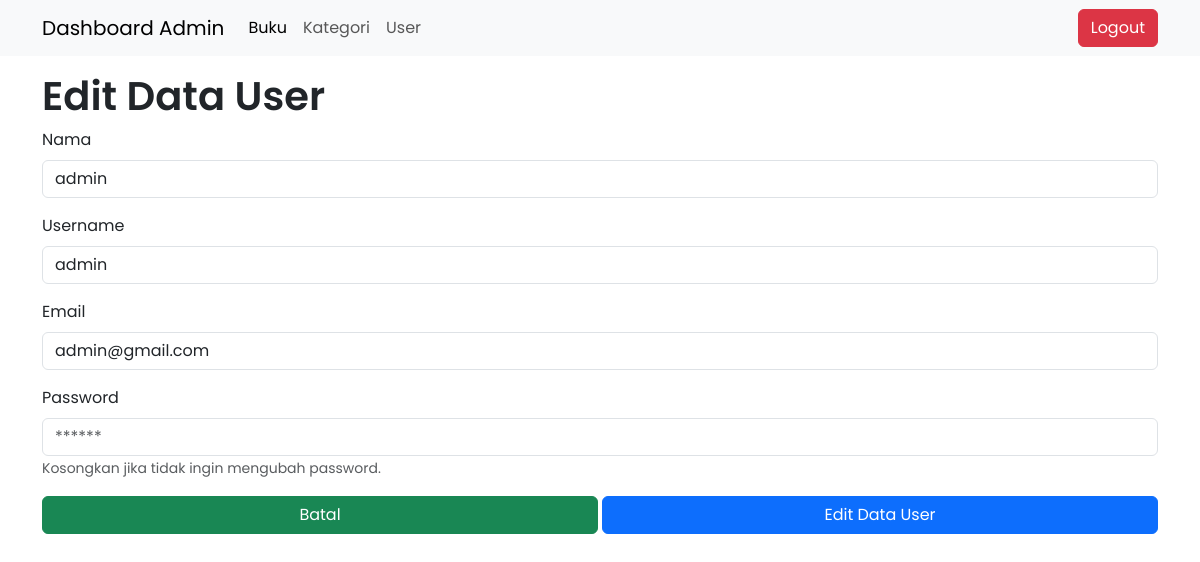
/admin/edit_user.php?id_user=1, run on the app's committed database.
### tables this page shows
CREATE TABLE `users` (
  `id` int(11) NOT NULL,
  `nama` varchar(50) NOT NULL,
  `username` varchar(50) NOT NULL,
  `email` varchar(50) NOT NULL,
  `password` varchar(255) NOT NULL,
  `role` enum('admin','user') NOT NULL
);

### config/controller.php (called while the page is built, shortened)
<?php
function select($query)
{
    global $db;
    $result = mysqli_query($db, $query);
    $rows = [];
    while ($row = mysqli_fetch_assoc($result)) {
        $rows[] = $row;
    }
    return $rows;
}

### admin/edit_user.php (the view, shortened to what this page needs)
<?php
include '../layouts/admin_header.php';
$id_user = (int)$_GET['id_user'];
$user = select("SELECT * FROM users WHERE id = $id_user")[0];
?>
<div class="container mt-3">
    <h1 class="fw-semibold">Edit Data User</h1>
    <form action="" method="post">
        <div class="mb-3">
            <label for="nama" class="form-label">Nama</label>
            <input type="text" class="form-control" id="nama" name="nama" value="<?= htmlspecialchars($user['nama']) ?>" required>
        </div>
        <div class="mb-3">
            <label for="username" class="form-label">Username</label>
            <input type="text" class="form-control" id="username" name="username" value="<?= htmlspecialchars($user['username']) ?>" required>
        </div>
        <div class="mb-3">
            <label for="email" class="form-label">Email</label>
            <input type="email" class="form-control" id="email" name="email" value="<?= htmlspecialchars($user['email']) ?>" required>
        </div>
        <div class="mb-3">
            <label for="password" class="form-label">Password</label>
            <input type="password" class="form-control" id="password" name="password" placeholder="******">
            <small class="form-text text-muted">Kosongkan jika tidak ingin mengubah password.</small>
        </div>
        <div class="d-flex flex-reverse gap-1">
            <a href="data_user.php" class="btn btn-success w-50">Batal</a>
            <button type="submit" name="edit_user" class="btn btn-primary w-50">Edit Data User</button>
        </div>
    </form>
</div>
<?php include '../layouts/footer.php' ?>

### layouts/admin_header.php (style rules this page uses)
body { font-family: "Poppins", sans-serif; }

### data on the page
users: nama "admin", username "admin", email "admin@gmail.com"
